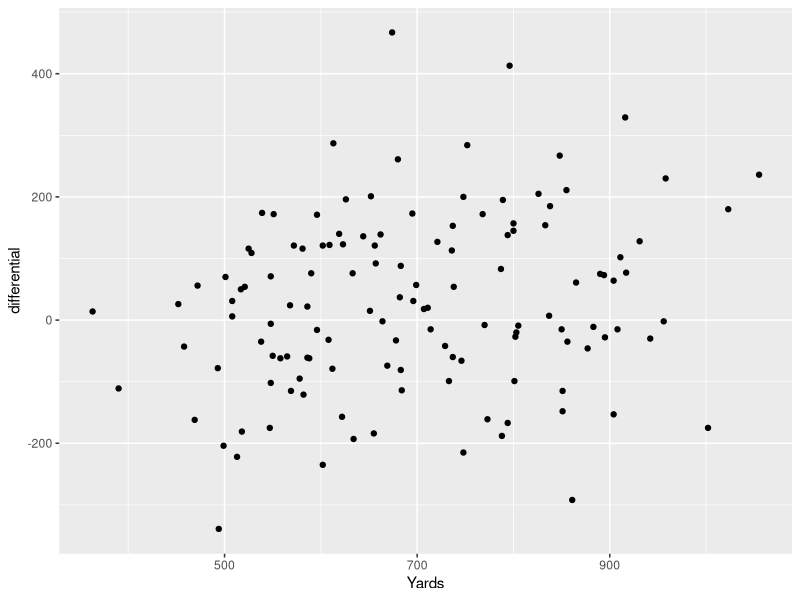

R code for this plot:
## ---- chunk 1
library(tidyverse)
## ---- chunk 2
correlations <- read_csv("data/correlations.csv")
## ---- chunk 3
newcorrelations <- correlations %>% 
  mutate(differential = OffPoints - DefPoints)
## ---- chunk 4
newcorrelations %>% summarise(correlation = cor(differential, Yards, method="pearson"))
## ---- chunk 5
newcorrelations %>% 
  summarise(correlation = cor(differential, `Pen.`, method="pearson"))
## ---- chunk 6
newcorrelations %>% summarise(correlation = cor(differential, `Pen./G`, method="pearson"))
## ---- chunk 7
fit <- lm(differential ~ Yards, data = newcorrelations)
summary(fit)
## ---- chunk 8
ggplot(newcorrelations, aes(x=Yards, y=differential)) + geom_point()
## ---- chunk 9
newcorrelations %>% 
  summarise(correlation = cor(OffPointsG, OffConversionPct, method="pearson"))
## ---- chunk 10
third <- lm(OffPointsG ~ OffConversionPct, data = newcorrelations)
summary(third)
## ---- chunk 11
(0.85625 * 40) - 4.74024 
## ---- chunk 12
(0.85625 * 54) - 4.74024 
